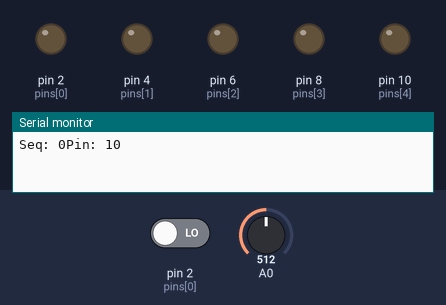
Recording of a sketch running on a simulated Arduino Uno, built with avr-gcc and run on an emulated ATmega328P. Parts: output pins drawn as LEDs (lit = HIGH), the last lines printed to the serial monitor. The inputs (shaded band) are chosen by the test bench; at power-on: A0 = 512, pin 2 (pins[0]) LOW. Random numbers use the default seed unless the sketch sets one.

Above: at 6.2 s.
6.3 s: A0 set to 716
At 9.6 s:
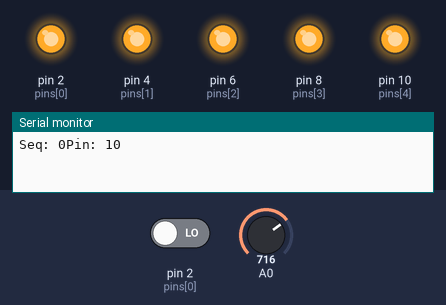
15.7 s: A0 set to 900
At 23.9 s:
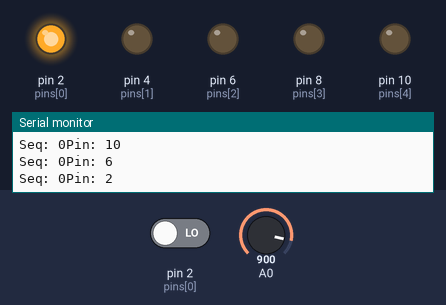
25.0 s: A0 set to 1023
At 33.1 s:
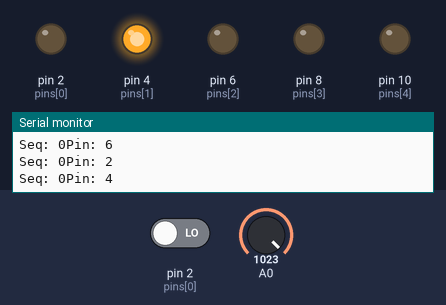
34.2 s: A0 set to 511
37.7 s: pin 2 (pins[0]) driven HIGH
Timing chart, 0 to 42.2 s (numbered marks = the images above; inputs shaded):
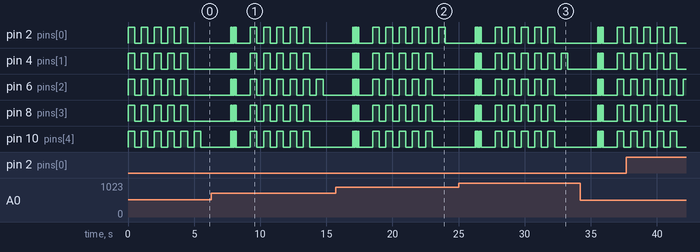

The sketch:

memory.ino
```cpp
#define DELAY 2000               // A játékosnak ennyi ideje van gondolkozni két gombnyomás között

byte solution[100];              // A megoldást tároló tömb. Mérete növelhető, viszont nem szükséges
byte currentLength = 0;          // A megoldás jelenlegi hossza
byte inputCount = 0;             // Adott körben lenyomott gombok száma
byte lastInput = 0;              // A játékos utolsó megnyomott gombja
byte expectedInput = 0;          // Elvárt gombnyomás
bool isButtonPressed = false;    // Segítségével megállapítható, hogy van-e benyomva gomb.
// Ha van - true
bool isPlayersTurn = false;      // Jelzi, hogy a játékos köre van-e éppen. Ha igen - true
bool isGameOver = false;         // Játék végét jelzi. Ha a játéknak vége - true
byte numberOfPins = 5;           // A felhasznált LED-ek száma, mely 2-től lehet akár 13 is
//. Jelen esetben 5 LED-ből fog állni a játék.
byte pins[] = {2, 4, 6, 8, 10}; //LED-ek és gombok pin-jei
long inputTime = 0;              // Segédváltozó a gombnyomások közti idő mérésére

void setup() {
  Serial.begin(9600);         // Beállítja a soros adatátvitel adatátviteli sebességét másodpercenkénti bitben (baud).
  ResetGame();
}

void setPinMode(byte mode) { //Ennek a függvénynek a segítségével egyszerre állíthatjuk be, hogy INPUT, vagy OUTPUT módban szeretnénk használni a pin-eket, amik a pin[] tömbben lettek felsorolva
  for (byte i = 0; i < numberOfPins; i++) {
    pinMode(pins[i], mode);
  }
}

void writeAllPins(byte val) { //Ennek a függvénynek a segítségével az összes LED egyszerre lesz írható
  for (byte i = 0; i < numberOfPins; i++) {
    digitalWrite(pins[i], val);
  }
}

void flashLeds(short frequency) { //frequency paraméterrel megadható a villogás frekvenciája. Minél nagyobb, annál lassabb
  setPinMode(OUTPUT); // OUTPUT-ra állítjuk a pineket, mivel a LED-eket használjuk
  for (int i = 0; i < 5; i++) { //5x be-, majd kikapcsoljuk a LED-eket
    writeAllPins(HIGH);
    delay(frequency);
    writeAllPins(LOW);
    delay(frequency);
  }
}

void ResetGame() { //Változók visszaállítása az alapértelmezett értékekre
  flashLeds(500);
  currentLength = 0;
  inputCount = 0;
  lastInput = 0;
  expectedInput = 0;
  isButtonPressed = false;
  isPlayersTurn = false;
  isGameOver = false;
}

void playSolution() { //Végigmegy a jelenleg tárolt feladványon kiírja, valamint felvillantja a megfelelő LED-eket
  for (int i = 0; i < currentLength; i++) {
    Serial.print("Seq: ");
    Serial.print(i);
    Serial.print("Pin: ");
    Serial.println(solution[i]);
    digitalWrite(solution[i], HIGH);
    delay(500);
    digitalWrite(solution[i], LOW);
    delay(250);
  }
}

void endGame() {
  flashLeds(50);            // Gyorsan villogtatja az összes LED-et
  delay(1000);
  ResetGame();            // Alaphelyzetbe állítja a játékot
}

void loop() {
  if (!isPlayersTurn) {    //Arduino köre
    setPinMode(OUTPUT);                      //A LED-eket használjuk, így OUTPUT-ra kell állítani a pineket

    randomSeed(analogRead(A0));                   // https://www.arduino.cc/en/Reference/RandomSeed
    solution[currentLength] = pins[random(0, numberOfPins)];   // Egy random számmal kiegészül a feladvány https://www.arduino.cc/en/Reference/random
    currentLength++;                                     // A feladvány hossza növekedett

    playSolution();                               // Feladvány megjelenítése a LED-eken

    isPlayersTurn = true;                                  // Amennyiben lejátszódott a feladvány bemutatása, az isPlayersTurn igazra vált, jelezve, hogy a játékos következik
    inputTime = millis();                         // Eltárolja a kör befejezésének idejét
  }
  else { // Játékos következik
    setPinMode(INPUT);                       // A gombokat használjuk, így INPUT-ra kell állítani a pineket

    if (millis() - inputTime > DELAY) { // Amennyiben a játékos több ideig gondolkozott, mint a megengedett, vesztett
      endGame();
      return;
    }

    if (!isButtonPressed) {                                 // Meg kell várni, míg nincs benyomva gomb
      expectedInput = solution[inputCount];               // Beállítódik az elvárt
      for (int i = 0; i < numberOfPins; i++) {          // Végig kell nézni, az összes pint
        if (pins[i] != expectedInput && digitalRead(pins[i]) == HIGH) {
          isGameOver = true;                       // Mivel nem az elvárt gomb lett nyomva, ezért vége a játéknak
          isButtonPressed = true;                 // Beragadás ellen true-ra kell állítani a változót, különben kéretlenül rossz ágra fog futni
        }
      }
    }

    if (digitalRead(expectedInput) == 1 && !isButtonPressed) {      // Amennyiben meg lett nyomva a helyes gomb, megy tovább a program
      inputTime = millis();                                       // Újraindul az időzítő
      lastInput = expectedInput;                                  //Ebben az esetben a legutoljára lenyomott gomb az elvárt
      inputCount++;                                               // Jól bevitt nyomások száma
      isButtonPressed = true;                                     // Beragadás ellen true-ra kell állítani a változót, különben kéretlenül rossz ágra fog futni
    }
    else {
      if (isButtonPressed && digitalRead(lastInput) == LOW) { //Ha megnyomtuk a gombot, de az már nincs nyomva
        isButtonPressed = false;
        delay(20);
        if (isGameOver) {                            // Ellenőrízzük, hogy elrontottuk-e a feladványt
          endGame();                          // Ha igen, akkor játék vége
        }
        else {
          if (inputCount == currentLength) {               // Különben felkészítjük a játékot a következő körre
            isPlayersTurn = false;                           // AZ Arduino következik
            inputCount = 0;                         // A nyomott gombok számlálója nullázódik
            delay(1500);
          }
        }
      }
    }
  }
}
```
